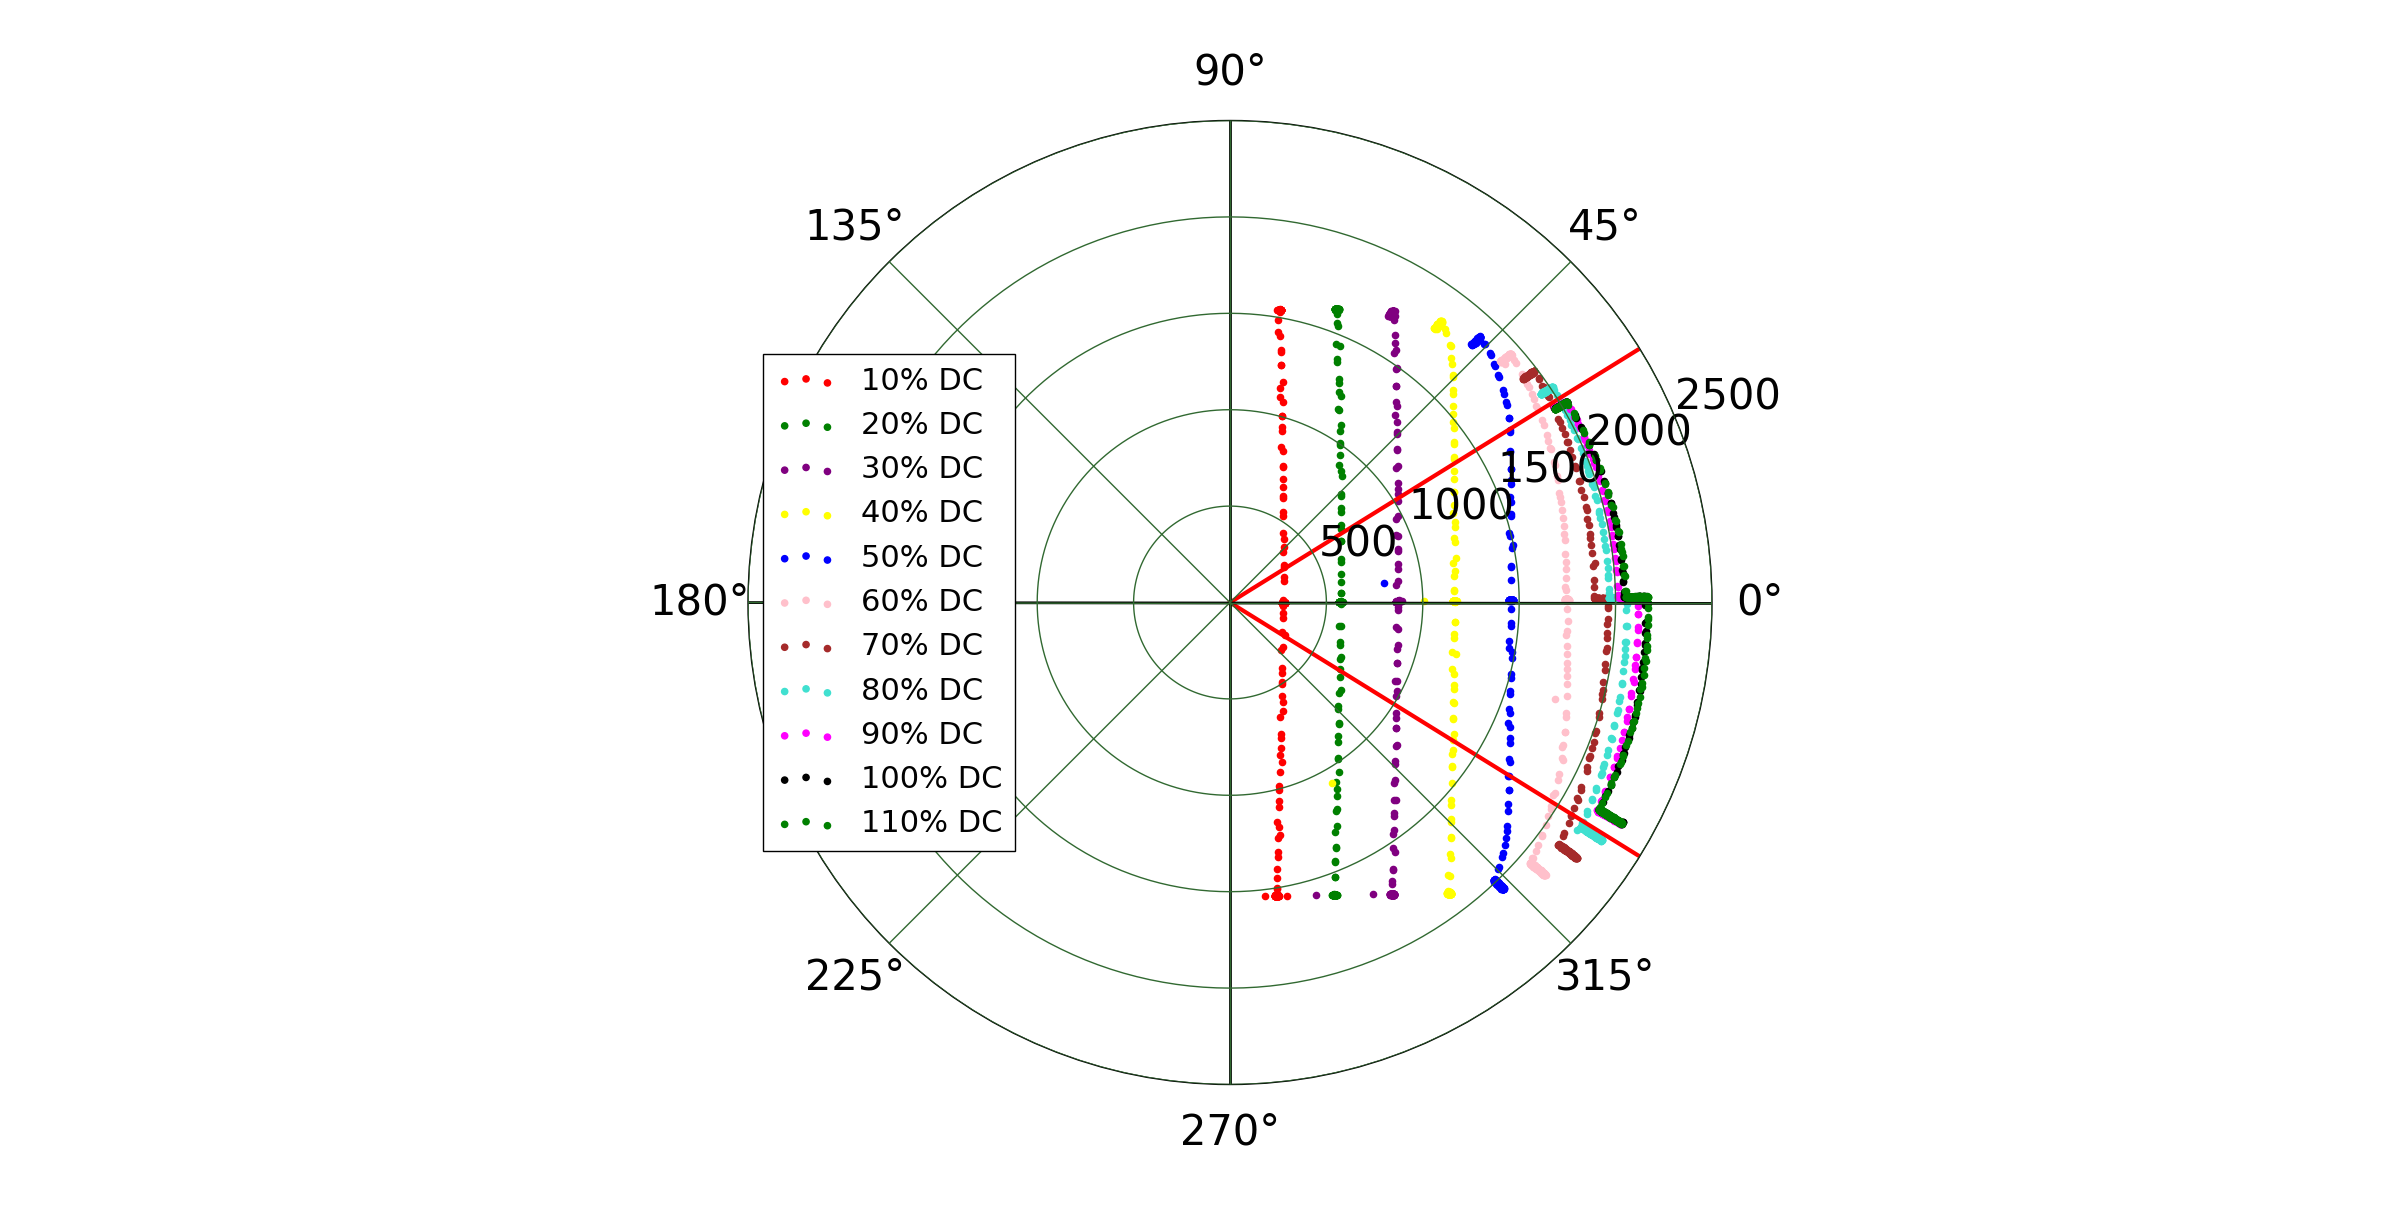

Generate this figure with Python:
import numpy as np
import matplotlib.pylab as plt
from matplotlib.pyplot import figure, show, rc, grid

P_10 = [[],[]]
P_20 = [[],[]]
P_30 = [[],[]]
P_40 = [[],[]]
P_50 = [[],[]]
P_60 = [[],[]]
P_70 = [[],[]]
P_80 = [[],[]]
P_90 = [[],[]]
P_100 = [[],[]]
P_110 = [[],[]]


for i in range(11):
    if i==0:
        t,DC_Available,DC_Power,AC_Voltage,React,Nonactive,Real,Grid_Sim,ang,VA = np.loadtxt('c:\DATA_INVERTERS\SMA\CURVE1\POW10.csv',delimiter=',',unpack=True)
        for y in range(len(t)):
            P_10[0] += [ang[y]]
            P_10[1] += [VA[y]]
    elif i==1:
        t,DC_Available,DC_Power,AC_Voltage,React,Nonactive,Real,Grid_Sim,ang,VA = np.loadtxt('c:\DATA_INVERTERS\SMA\CURVE1\POW20.csv',delimiter=',',unpack=True)
        for y in range(len(t)):
            P_20[0] += [ang[y]]
            P_20[1] += [VA[y]]
    elif i==2:
        t,DC_Available,DC_Power,AC_Voltage,React,Nonactive,Real,Grid_Sim,ang,VA = np.loadtxt('c:\DATA_INVERTERS\SMA\CURVE1\POW30.csv',delimiter=',',unpack=True)
        for y in range(len(t)):
            P_30[0] += [ang[y]]
            P_30[1] += [VA[y]]
    elif i==3:
        t,DC_Available,DC_Power,AC_Voltage,React,Nonactive,Real,Grid_Sim,ang,VA = np.loadtxt('c:\DATA_INVERTERS\SMA\CURVE1\POW40.csv',delimiter=',',unpack=True)
        for y in range(len(t)):
            P_40[0] += [ang[y]]
            P_40[1] += [VA[y]]
    elif i==4:
        t,DC_Available,DC_Power,AC_Voltage,React,Nonactive,Real,Grid_Sim,ang,VA = np.loadtxt('c:\DATA_INVERTERS\SMA\CURVE1\POW50.csv',delimiter=',',unpack=True)
        for y in range(len(t)):
            P_50[0] += [ang[y]]
            P_50[1] += [VA[y]]
    elif i==5:
        t,DC_Available,DC_Power,AC_Voltage,React,Nonactive,Real,Grid_Sim,ang,VA = np.loadtxt('c:\DATA_INVERTERS\SMA\CURVE1\POW60.csv',delimiter=',',unpack=True)
        for y in range(len(t)):
            P_60[0] += [ang[y]]
            P_60[1] += [VA[y]]
    elif i==6:
        t,DC_Available,DC_Power,AC_Voltage,React,Nonactive,Real,Grid_Sim,ang,VA = np.loadtxt('c:\DATA_INVERTERS\SMA\CURVE1\POW70.csv',delimiter=',',unpack=True)
        for y in range(len(t)):
            P_70[0] += [ang[y]]
            P_70[1] += [VA[y]] 
    elif i==7:
        t,DC_Available,DC_Power,AC_Voltage,React,Nonactive,Real,Grid_Sim,ang,VA = np.loadtxt('c:\DATA_INVERTERS\SMA\CURVE1\POW80.csv',delimiter=',',unpack=True)
        for y in range(len(t)):
            P_80[0] += [ang[y]]
            P_80[1] += [VA[y]] 
    elif i==8:
        t,DC_Available,DC_Power,AC_Voltage,React,Nonactive,Real,Grid_Sim,ang,VA = np.loadtxt('c:\DATA_INVERTERS\SMA\CURVE1\POW90.csv',delimiter=',',unpack=True)
        for y in range(len(t)):
            P_90[0] += [ang[y]]
            P_90[1] += [VA[y]] 
    elif i==9:
        t,DC_Available,DC_Power,AC_Voltage,React,Nonactive,Real,Grid_Sim,ang,VA = np.loadtxt('c:\DATA_INVERTERS\SMA\CURVE1\POW100.csv',delimiter=',',unpack=True)
        for y in range(len(t)):
            P_100[0] += [ang[y]]
            P_100[1] += [VA[y]] 
    elif i==10:
        t,DC_Available,DC_Power,AC_Voltage,React,Nonactive,Real,Grid_Sim,ang,VA = np.loadtxt('c:\DATA_INVERTERS\SMA\CURVE1\POW110.csv',delimiter=',',unpack=True)
        for y in range(len(t)):
            P_110[0] += [ang[y]]
            P_110[1] += [VA[y]] 
    
    
            
    
        
ax = plt.subplot(111, polar=True)
plt.scatter(P_10[0], P_10[1], color='red', label='10% DC')
plt.scatter(P_20[0], P_20[1], color='green', label='20% DC')
plt.scatter(P_30[0], P_30[1], color='purple', label='30% DC')
plt.scatter(P_40[0], P_40[1], color='yellow', label='40% DC')
plt.scatter(P_50[0], P_50[1], color='blue', label='50% DC')
plt.scatter(P_60[0], P_60[1], color='pink', label='60% DC')
plt.scatter(P_70[0], P_70[1], color='brown', label='70% DC')
plt.scatter(P_80[0], P_80[1], color='turquoise', label='80% DC')
plt.scatter(P_90[0], P_90[1], color='magenta', label='90% DC')
plt.scatter(P_100[0], P_100[1], color='black', label='100% DC')
plt.scatter(P_110[0], P_110[1], color='green', label='110% DC')


pf = 0.85
ref_angle = np.arccos(pf)

vec1 = np.array([0,ref_angle])
vec2 = np.array([0,3000])

#ploting the pf limits 
plt.scatter(vec1,vec2,color='red',marker='.')
plt.plot(vec1,vec2,color='red',linewidth=3.0)
plt.scatter(-vec1,vec2,color='red',marker='.')
plt.plot(-vec1,vec2,color='red',linewidth=3.0)

#real axis
real_angle = np.array([0,np.pi])
real_mag = np.array([3000,3000])
plt.scatter(real_angle,real_mag,color='black',marker='.')
plt.plot(real_angle,real_mag,color='black',linewidth=2.0)

#reactive axis
react_angle = np.array([np.pi/2,-np.pi/2])
react_mag = np.array([3000,3000])
plt.scatter(react_angle,react_mag,color='black',marker='.')
plt.plot(react_angle,react_mag,color='black',linewidth=2.0)


ax.set_rmax(2500)
#plt.title('Inverter operation zones at different DC power levels')
#ax.set_title('Zones of operation of inverter', horizontalalignment='right', verticalalignment='top')
rc('grid', color='#316931', linewidth=1, linestyle='-')
rc('xtick', labelsize=30) 
rc('ytick', labelsize=30)
plt.legend(loc="center left",fontsize=22)
plt.show()
